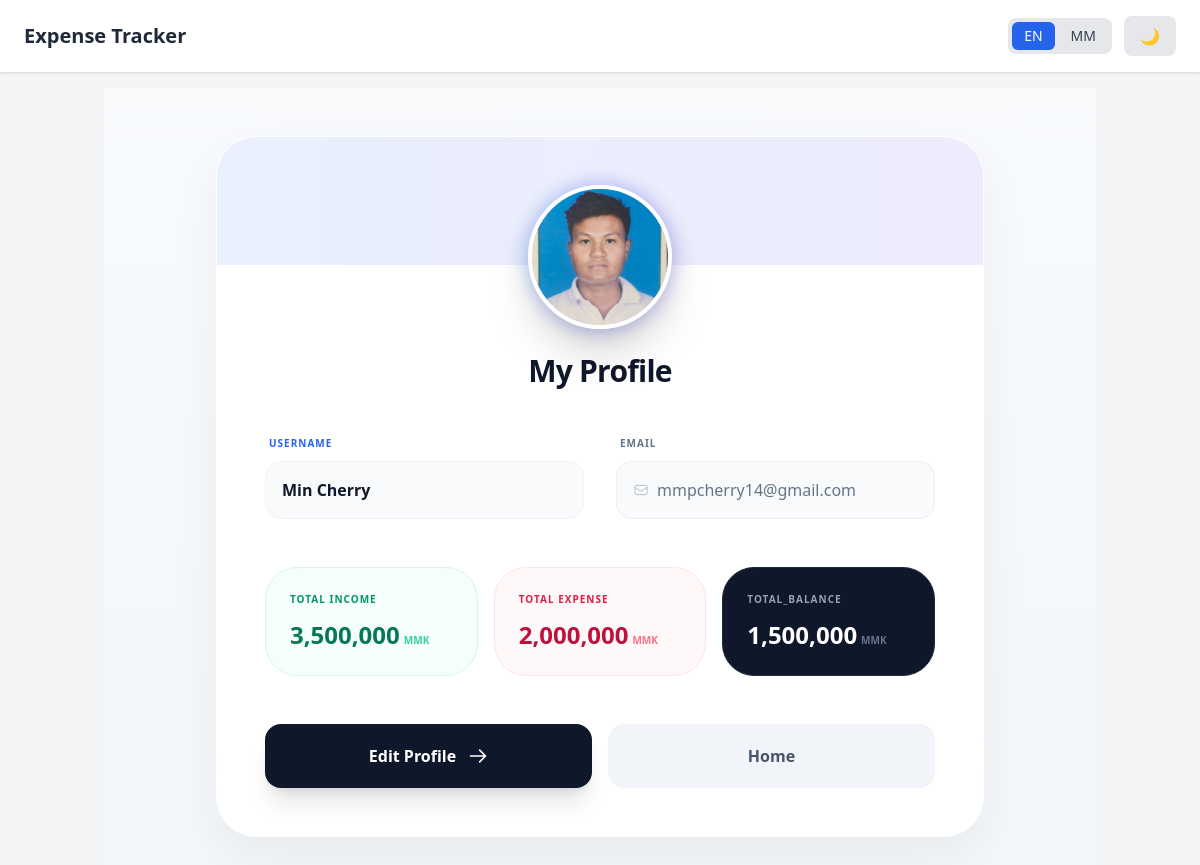
The app's page /profile (signed in) with its own data.
### tables this page shows
CREATE TABLE users(
        id INTEGER PRIMARY KEY AUTOINCREMENT,
        username TEXT UNIQUE NOT NULL,
        email TEXT UNIQUE NOT NULL,
        password TEXT NOT NULL,
        avatar TEXT
        
    );

### app.py (the view)
@app.route("/profile", methods=["GET", "POST"])
def profile():
    if "user_id" not in session:
        return redirect(url_for("login"))
    user_id = session["user_id"]
    conn = sqlite3.connect(DB_NAME)
    conn.row_factory = sqlite3.Row
    cursor = conn.cursor()
    cursor.execute("SELECT username, email, avatar FROM users WHERE id=?", (user_id,))
    user = cursor.fetchone()
    if not user:
        conn.close()
        flash("User not found!", "danger")
        return redirect(url_for("dashboard"))
    cursor.execute("SELECT SUM(amount) as total_income FROM income WHERE user_id=?", (user_id,))
    total_income_row = cursor.fetchone()
    total_income = total_income_row["total_income"] if total_income_row["total_income"] else 0
    cursor.execute("SELECT SUM(amount) as total_expense FROM expenses WHERE user_id=?", (user_id,))
    total_expense_row = cursor.fetchone()
    total_expense = total_expense_row["total_expense"] if total_expense_row["total_expense"] else 0
    balance = total_income - total_expense
    conn.close()
    return render_template(
        "profile.html",
        user=user,
        total_income=total_income,
        total_expense=total_expense,
        balance=balance
    )

### app.py (called while the page is built, shortened)
def t(key, is_user_data=False):
    lang = session.get('language', 'en')
    translated = LANGUAGES.get(lang, LANGUAGES['en']).get(key)
    if translated:
        return translated
    if lang == 'mm' and key:
        try:
            return translator.translate(key, dest='my').text
        except:
            return key
    return key

@app.context_processor
def inject_translate():
    return dict(t=t)

### templates/profile.html (shortened to what this page needs)
{% extends "base.html" %}
{% block content %}
{% set is_mm = (request.cookies.get('language') == 'mm') or (session.get('language') == 'mm') %}
<div class="min-h-screen py-12 px-4 bg-gradient-to-b from-slate-50 to-slate-100 dark:from-slate-950 dark:to-slate-900">
    <div class="max-w-3xl mx-auto">
        <div class="relative overflow-hidden bg-white dark:bg-slate-900 rounded-[2.5rem] shadow-[0_20px_50px_rgba(0,0,0,0.05)] border border-white dark:border-slate-800">
            <div class="relative p-8 md:p-12">
                <div class="flex flex-col items-center mb-10">
                    <div class="relative group mb-6">
                        {% if user[2] %}
                        <img src="{{ url_for('static', filename='uploads/' + user[2]) }}"
                             class="relative w-36 h-36 rounded-full border-4 border-white dark:border-slate-800 object-cover shadow-2xl transition-transform duration-500 group-hover:scale-105" />
                        {% else %}
                        <div class="relative w-36 h-36 rounded-full bg-slate-100 dark:bg-slate-800 flex items-center justify-center border-4 border-white dark:border-slate-800 shadow-xl">
                            <span class="text-4xl font-black text-slate-300">{{ user[0][0]|upper }}</span>
                        </div>
                        {% endif %}
                    </div>
                    <h1 class="text-3xl font-black text-slate-900 dark:text-white tracking-tight text-center">
                        {{ t("user_profile") }}
                    </h1>
                </div>
                <div class="grid grid-cols-1 md:grid-cols-2 gap-8 mb-12">
                    <div class="space-y-2">
                        <label class="text-[10px] font-black text-blue-600 dark:text-blue-400 uppercase tracking-widest ml-1">
                            {{ t("username") }}
                        </label>
                        <div class="w-full bg-slate-50 dark:bg-slate-800/50 border border-slate-100 dark:border-slate-700/50 p-4 rounded-2xl">
                            <span class="text-slate-900 dark:text-slate-100 font-bold">{{ user[0] }}</span>
                        </div>
                    </div>
                    <div class="space-y-2">
                        <label class="text-[10px] font-black text-slate-500 uppercase tracking-widest ml-1">
                            {{ t("email") }}
                        </label>
                        <div class="w-full bg-slate-100/50 dark:bg-slate-800/30 border border-slate-200/50 p-4 rounded-2xl flex items-center gap-2">
                            <svg class="w-4 h-4 text-slate-400" fill="none" stroke="currentColor" viewBox="0 0 24 24"><path d="M3 8l7.89 5.26a2 2 0 002.22 0L21 8M5 19h14a2 2 0 002-2V7a2 2 0 00-2-2H5a2 2 0 00-2 2v10a2 2 0 002 2z"/></svg>
                            <span class="text-slate-500 font-medium truncate">{{ user[1] }}</span>
                        </div>
                    </div>
                </div>
                <div class="grid grid-cols-1 sm:grid-cols-3 gap-4 mb-12">
                    <div class="group bg-emerald-50/50 dark:bg-emerald-900/10 p-6 rounded-[2rem] border border-emerald-100 dark:border-emerald-800/30 transition-all hover:shadow-lg">
                        <span class="block text-[10px] font-black text-emerald-600 dark:text-emerald-400 uppercase tracking-widest mb-3">{{ t("total_income") }}</span>
                        <div class="flex items-baseline gap-1">
                            <span class="text-2xl font-black text-emerald-700 dark:text-emerald-300">{{ "{:,.0f}".format(total_income | default(0)) }}</span>
                            <span class="text-[10px] font-bold text-emerald-400">MMK</span>
                        </div>
                    </div>
                    <div class="group bg-rose-50/50 dark:bg-rose-900/10 p-6 rounded-[2rem] border border-rose-100 dark:border-rose-800/30 transition-all hover:shadow-lg">
                        <span class="block text-[10px] font-black text-rose-600 dark:text-rose-400 uppercase tracking-widest mb-3">{{ t("total_expense") }}</span>
                        <div class="flex items-baseline gap-1">
                            <span class="text-2xl font-black text-rose-700 dark:text-rose-300">{{ "{:,.0f}".format(total_expense | default(0)) }}</span>
                            <span class="text-[10px] font-bold text-rose-400">MMK</span>
                        </div>
                    </div>
                    <div class="group bg-slate-900 dark:bg-slate-800 p-6 rounded-[2rem] border border-slate-800 transition-all hover:shadow-xl hover:shadow-slate-200 dark:hover:shadow-none">
                        <span class="block text-[10px] font-black text-slate-400 uppercase tracking-widest mb-3">{{ t("total_balance") }}</span>
                        <div class="flex items-baseline gap-1">
                            <span class="text-2xl font-black text-white">{{ "{:,.0f}".format(balance | default(0)) }}</span>
                            <span class="text-[10px] font-bold text-slate-500">MMK</span>
                        </div>
                    </div>
                </div>
                <div class="flex flex-col sm:flex-row gap-4">
                    <a href="{{ url_for('edit_profile') }}"
                       class="flex-1 group relative flex items-center justify-center gap-3 bg-slate-900 dark:bg-blue-600 text-white py-5 rounded-2xl font-black shadow-xl hover:bg-blue-600 dark:hover:bg-blue-500 transition-all duration-300 active:scale-95">
                        <span>{{ t("edit_profile") }}</span>
                        <svg class="w-5 h-5 transition-transform group-hover:translate-x-1" fill="none" stroke="currentColor" viewBox="0 0 24 24"><path stroke-linecap="round" stroke-linejoin="round" stroke-width="2" d="M14 5l7 7m0 0l-7 7m7-7H3"/></svg>
                    </a>
                    <a href="{{ url_for('dashboard') }}"
                       class="flex-1 flex items-center justify-center bg-slate-100 dark:bg-slate-800 text-slate-600 dark:text-slate-400 py-5 rounded-2xl font-bold hover:bg-slate-200 dark:hover:bg-slate-700 transition-all active:scale-95">
                        {{ t("cancel_edit") }}
                    </a>
                </div>
            </div>
        </div>
    </div>
</div>
{% endblock %}

### records on screen
users: avatar (picture), username "Min Cherry", email "mmpcherry14@gmail.com"

### other values on screen
{{ t("app_title") }} "Expense Tracker"
{{ t("user_profile") }} "My Profile"
{{ t("username") }} "USERNAME"
{{ t("email") }} "EMAIL"
{{ t("total_income") }} "TOTAL INCOME"
{{ "{:,.0f}".format(total_income | default(0)) }} "3,500,000"
{{ t("total_expense") }} "TOTAL EXPENSE"
{{ "{:,.0f}".format(total_expense | default(0)) }} "2,000,000"
{{ t("total_balance") }} "TOTAL_BALANCE"
{{ "{:,.0f}".format(balance | default(0)) }} "1,500,000"
{{ t("edit_profile") }} "Edit Profile"
{{ t("cancel_edit") }} "Home"
